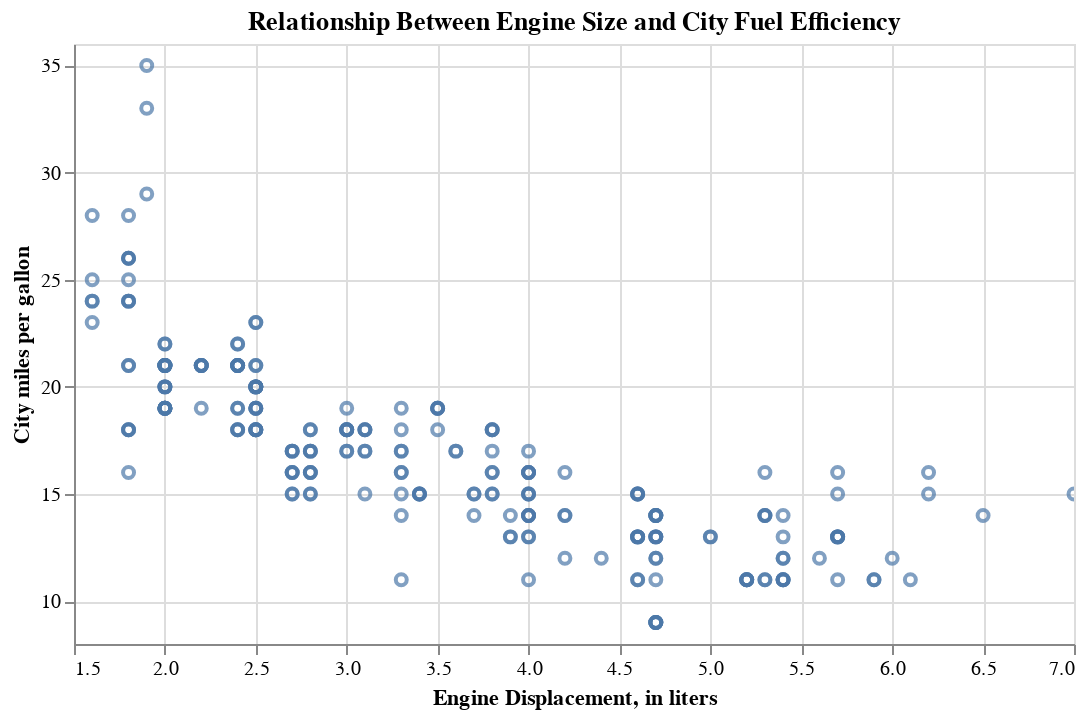

Notebook code cell kept with this figure:
### Markdown cell above
#### Basic Explanation (Weeks 1-2)

This boxplot of the `mpg` data set shows the distributions of highway fuel efficiency across the seven different kinds of cars in the data. Pickups and SUVs seem to have lower fuel efficiency than the other cars, which makes sense because they are bigger, heavier vehicles. Smaller vehicles like compact and midsize cars have greater fuel efficiency, and subcompacts have similarly high fuel efficiency but the data seems to be more spread out because the box is longer. Overall it seems like vehicle class is related to fuel efficiency, with smaller cars tending to have greater efficiency.

#### Detailed Explanation (Weeks 3+)

This boxplot of the `mpg` data set shows the distributions of highway fuel efficiency across the seven different kinds of cars in the data. Pickups and SUVs have medians and interquartile ranges well below the other vehicles, suggesting a statistically significant difference. Compact cars have a nearly identical IQR and median to midsize cars, as evidenced by the size of the two boxes, though there are a handful of outliers in the compact group. Subcompacts have a larger interquartile range than any of the other groups, which suggests greater variability in their fuel efficiency distribution. Overall the graph suggests that larger vehicle classes tend to have lower fuel efficiency distributions, while smaller vehicles seem to have greater fuel efficiency.

### Explaining a Scatterplot

### Code cell
alt.Chart(mpg, title="Relationship Between Engine Size and City Fuel Efficiency").mark_point().encode(
    x=alt.X("displ:Q", title="Engine Displacement, in liters").scale(zero=False),
    y=alt.Y("cty:Q", title="City miles per gallon").scale(zero=False)
).properties(width=500).interactive()

### Figure 1 — Vega-Lite specification as saved in the notebook (floating-point values rounded to 4 significant figures; data arrays with more than 128 entries replaced by an {"elided": "..."} marker saying what was removed)
{"config": {"view": {"continuousWidth": 300, "continuousHeight": 300}}, "data": {"name": "data-784d2a789a5f3a352263a16b6c4cd367"}, "mark": {"type": "point"}, "encoding": {"x": {"field": "displ", "scale": {"zero": false}, "title": "Engine Displacement, in liters", "type": "quantitative"}, "y": {"field": "cty", "scale": {"zero": false}, "title": "City miles per gallon", "type": "quantitative"}}, "params": [{"name": "param_2", "select": {"type": "interval", "encodings": ["x", "y"]}, "bind": "scales"}], "title": "Relationship Between Engine Size and City Fuel Efficiency", "width": 500, "$schema": "https://vega.github.io/schema/vega-lite/v5.16.3.json", "datasets": {"data-784d2a789a5f3a352263a16b6c4cd367": {"elided": "234 records"}}}
